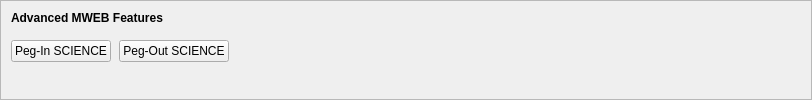
    <widget class="QFrame" name="frameMWEBFeatures">
     <property name="sizePolicy">
      <sizepolicy hsizetype="Expanding" vsizetype="Expanding">
       <horstretch>0</horstretch>
       <verstretch>0</verstretch>
      </sizepolicy>
     </property>
     <property name="maximumSize">
      <size>
       <width>16777215</width>
       <height>16777215</height>
      </size>
     </property>
     <property name="frameShape">
      <enum>QFrame::StyledPanel</enum>
     </property>
     <property name="frameShadow">
      <enum>QFrame::Sunken</enum>
     </property>
     <layout class="QVBoxLayout" name="verticalLayoutMWEBFeatures2">
      <property name="spacing">
       <number>0</number>
      </property>
      <property name="leftMargin">
       <number>0</number>
      </property>
      <property name="topMargin">
       <number>0</number>
      </property>
      <property name="rightMargin">
       <number>0</number>
      </property>
      <property name="bottomMargin">
       <number>6</number>
      </property>
      <item>
       <layout class="QVBoxLayout" name="verticalLayoutMWEBFeatures" stretch="0,0,1">
        <property name="spacing">
         <number>0</number>
        </property>
        <property name="leftMargin">
         <number>10</number>
        </property>
        <property name="topMargin">
         <number>10</number>
        </property>
        <item>
         <layout class="QHBoxLayout" name="horizontalLayoutMWEBFeatures1">
          <property name="bottomMargin">
           <number>15</number>
          </property>
          <item>
           <widget class="QLabel" name="labelMWEBFeatures">
            <property name="sizePolicy">
             <sizepolicy hsizetype="Preferred" vsizetype="Maximum">
              <horstretch>0</horstretch>
              <verstretch>0</verstretch>
             </sizepolicy>
            </property>
            <property name="font">
             <font>
              <weight>75</weight>
              <bold>true</bold>
             </font>
            </property>
            <property name="styleSheet">
             <string notr="true">font-weight:bold;</string>
            </property>
            <property name="text">
             <string>Advanced MWEB Features</string>
            </property>
           </widget>
          </item>
         </layout>
        </item>
        <item>
         <layout class="QHBoxLayout" name="horizontalLayoutMWEBFeatures2" stretch="0,0,0">
          <property name="spacing">
           <number>8</number>
          </property>
          <property name="bottomMargin">
           <number>10</number>
          </property>
          <item>
           <widget class="QPushButton" name="pushButtonMWEBPegIn">
            <property name="styleSheet">
             <string notr="true"/>
            </property>
            <property name="text">
             <string>Peg-In SCIENCE</string>
            </property>
            <property name="checkable">
             <bool>true</bool>
            </property>
            <property name="autoDefault">
             <bool>false</bool>
            </property>
           </widget>
          </item>
          <item>
           <widget class="QPushButton" name="pushButtonMWEBPegOut">
            <property name="styleSheet">
             <string notr="true"/>
            </property>
            <property name="text">
             <string>Peg-Out SCIENCE</string>
            </property>
            <property name="checkable">
             <bool>true</bool>
            </property>
            <property name="autoDefault">
             <bool>false</bool>
            </property>
           </widget>
          </item>
          <item>
           <spacer name="horizontalSpacerMWEBFeatures">
            <property name="orientation">
             <enum>Qt::Horizontal</enum>
            </property>
            <property name="sizeHint" stdset="0">
             <size>
              <width>40</width>
              <height>1</height>
             </size>
            </property>
           </spacer>
          </item>
         </layout>
        </item>
        <item>
         <spacer name="verticalSpacerMWEBFeatures">
          <property name="orientation">
           <enum>Qt::Vertical</enum>
          </property>
          <property name="sizeHint" stdset="0">
           <size>
            <width>800</width>
            <height>1</height>
           </size>
          </property>
         </spacer>
        </item>
       </layout>
      </item>
     </layout>
    </widget>
